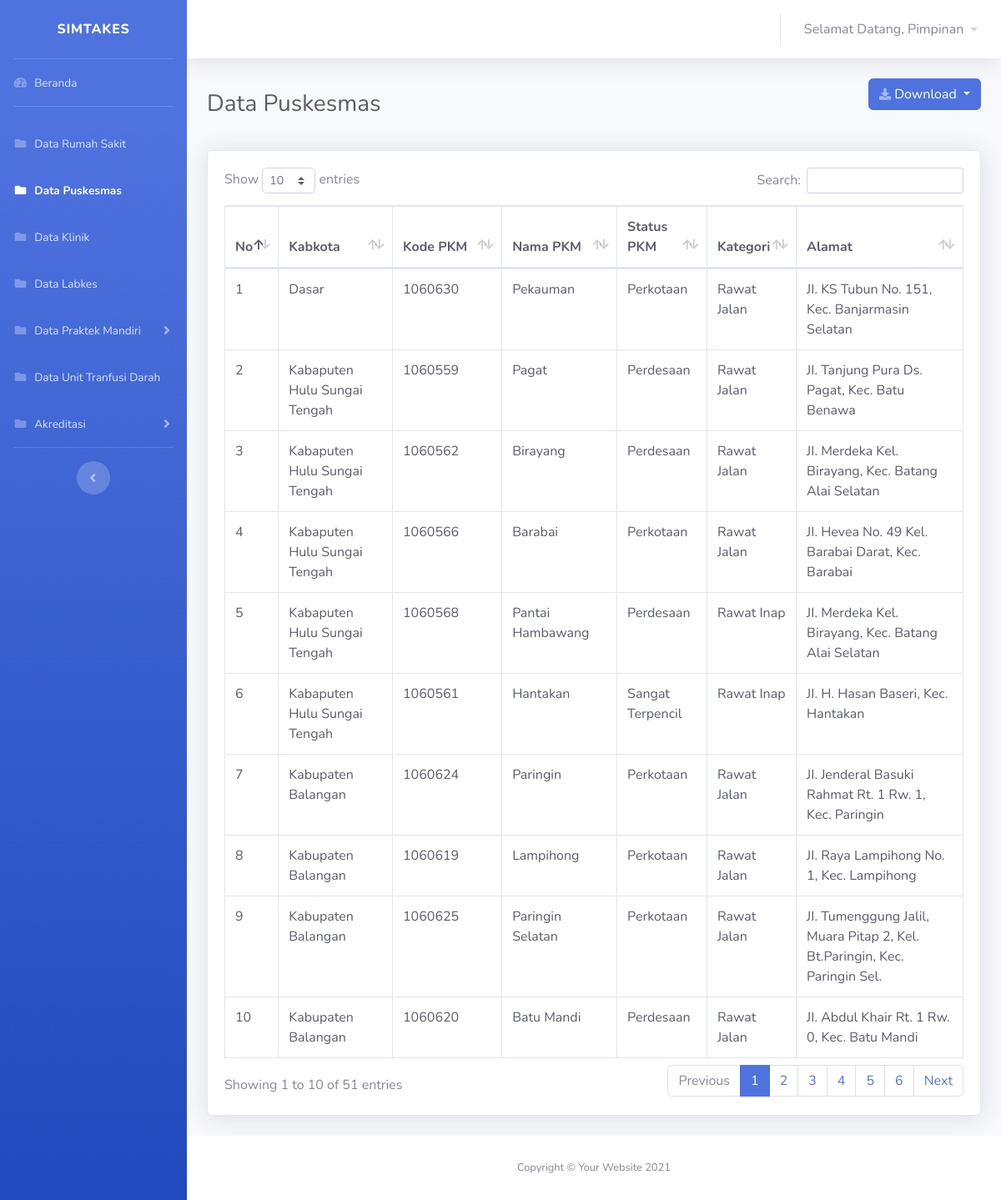
Page /views/pimpinan/puskesmas/puskesmas.php (signed in) on the committed database.
### tables this page shows
CREATE TABLE `user` (
  `id_user` int(11) NOT NULL,
  `username` varchar(30) NOT NULL,
  `nama` varchar(100) NOT NULL,
  `password` varchar(30) NOT NULL,
  `id_role` int(11) NOT NULL
);

CREATE TABLE `data_pkm` (
  `idx` int(11) NOT NULL,
  `kabkota` varchar(50) NOT NULL,
  `kodepkm` varchar(50) NOT NULL,
  `namapkm` varchar(50) NOT NULL,
  `statuspkm` varchar(50) NOT NULL,
  `kategori` varchar(50) NOT NULL,
  `alamat` varchar(255) NOT NULL
);

### koneksi.php (called while the page is built, shortened)
<?php
$koneksi = mysqli_connect("localhost", "root", "", "simtakes") or die(mysqli_error($koneksi));
$username = $_SESSION['username'];
$id_role = $_SESSION['id_role'];
function query($query)
{
    global $koneksi;
    $result = mysqli_query($koneksi, $query);
    $rows = [];
    while ($row = mysqli_fetch_assoc($result)) {
        $rows[] = $row;
    }
    return $rows;
}
?>

### views/pimpinan/puskesmas/puskesmas.php (the view, shortened to what this page needs)
<?php
require '../../../koneksi.php';
$puskesmas = query("SELECT * FROM data_pkm ORDER BY kabkota");
?>
<!DOCTYPE html>
<html lang="en">
<head>
    <link href="../../../vendor/fontawesome-free/css/all.min.css" rel="stylesheet" type="text/css">
    <link href="../../../css/sb-admin-2.min.css" rel="stylesheet">
    <link href="../../../vendor/datatables/dataTables.bootstrap4.min.css" rel="stylesheet">
</head>
<body id="page-top">
    <div id="wrapper">
        <ul class="navbar-nav bg-gradient-primary sidebar sidebar-dark accordion" id="accordionSidebar">
            <a class="sidebar-brand d-flex align-items-center justify-content-center" href="dashboard.php">
                <div class="sidebar-brand-text mx-3">SIMTAKES</div>
            </a>
            <hr class="sidebar-divider my-0">
            <li class="nav-item ">
                <a class="nav-link" href="../dashboard.php">
                    <i class="fas fa-fw fa-tachometer-alt"></i>
                    <span>Beranda</span></a>
            </li>
            <hr class="sidebar-divider">
            <li class="nav-item">
                <a class="nav-link" href="../rumahsakit/rumahsakit.php">
                <i class="fas fa-fw fa-folder"></i>
                    <span>Data Rumah Sakit</span></a>
            </li>
            <li class="nav-item active">
                <a class="nav-link " href="" >
                    <i class="fas fa-fw fa-folder"></i>
                    <span>Data Puskesmas</span>
                </a>
            </li>
            <li class="nav-item">
                <a class="nav-link " href="../klinik/klinik.php" >
                    <i class="fas fa-fw fa-folder"></i>
                    <span>Data Klinik</span>
                </a>
            </li>
            <li class="nav-item">
                <a class="nav-link " href="../labkes/labkes.php" >
                    <i class="fas fa-fw fa-folder"></i>
                    <span>Data Labkes</span>
                </a>
            </li>
            <li class="nav-item">
                <a class="nav-link collapsed" href="#" data-toggle="collapse" data-target="#collapsePages"
                    aria-expanded="true" aria-controls="collapsePages">
                    <i class="fas fa-fw fa-folder"></i>
                    <span>Data Praktek Mandiri</span>
                </a>
            </li>
            <li class="nav-item">
                <a class="nav-link" href="../transfusidarah/transfusidarah.php">
                <i class="fas fa-fw fa-folder"></i>
                    <span>Data Unit Tranfusi Darah</span></a>
            </li>
            <li class="nav-item">
                <a class="nav-link collapsed" href="#" data-toggle="collapse" data-target="#collapseAkreditasi"
                    aria-expanded="true" aria-controls="collapseAkreditasi">
                    <i class="fas fa-fw fa-folder"></i>
                    <span>Akreditasi</span>
                </a>
            </li>
            <hr class="sidebar-divider d-none d-md-block">
            <div class="text-center d-none d-md-inline">
                <button class="rounded-circle border-0" id="sidebarToggle"></button>
            </div>
        </ul>
        <div id="content-wrapper" class="d-flex flex-column">
            <div id="content">
                <nav class="navbar navbar-expand navbar-light bg-white topbar mb-4 static-top shadow">
                    <ul class="navbar-nav ml-auto">
                        <li class="nav-item dropdown no-arrow">
                            <a class="nav-link dropdown-toggle" href="#" id="userDropdown" role="button"
                                data-toggle="dropdown" aria-haspopup="true" aria-expanded="false">
                                <span class="mr-2 d-none d-lg-inline text-gray-600">Selamat Datang,
                                <?php $index = mysqli_query($koneksi,"SELECT nama from user where username='$username' AND id_role = '$id_role'");
                                $row = mysqli_fetch_array($index);
                                if ($row && $row["nama"] == !'') {
                                echo $row['nama'];
                                }else
                                {
                                echo "no class";
                                }
                                ?>
                                </span>
                                    <i class="fas fa-caret-down fa-sm"></i>
                            </a>
                        </li>
                    </ul>
                </nav>
                <div class="container-fluid">
                    <div class="d-sm-flex align-items-center justify-content-between mb-4">
                        <h1 class="h3 mb-0 text-gray-800">Data Puskesmas</h1>
                        <div class="d-sm-flex align-items-center justify-content-between mb-4">
                            <div class="btn-group">
                                <button type="button" class="btn btn-primary dropdown-toggle " data-toggle="dropdown" aria-haspopup="true" aria-expanded="false"><i
                                    class="fas fa-download fa-sm text-white-50"></i>
                                    Download
                                </button>
                            </div>
                        </div>
                    </div>
                        <div class="card shadow mb-4">
                            <div class="card-body">
                                <div class="table-responsive">
                                    <table class="table table-bordered text-dark" id="dataTable" width="100%" cellspacing="0">
                                        <thead>
                                            <tr>
                                            <th>No</th>
                                            <th>Kabkota</th>
                                            <th>Kode PKM</th>
                                            <th>Nama PKM</th>
                                            <th>Status PKM</th>
                                            <th>Kategori</th>
                                            <th>Alamat</th>
                                            </tr>
                                        </thead>
                                        <tbody>
                                            <?php $no = 1; ?>
                                            <?php foreach ($puskesmas as $data_pus) : ?>
                                            <tr>
                                                <td><?= $no++ ?></td>
                                                <td><?= $data_pus['kabkota'] ?></td>
                                                <td><?= $data_pus['kodepkm'] ?></td>
                                                <td><?= $data_pus['namapkm'] ?></td>
                                                <td><?= $data_pus['statuspkm'] ?></td>
                                                <td><?= $data_pus['kategori'] ?></td>
                                                <td><?= $data_pus['alamat'] ?></td>
                                            </tr>
                                            <?php endforeach ?>
                                        </tbody>
                                    </table>
                                </div>
                            </div>
                        </div>
                </div>
            </div>
            <footer class="sticky-footer bg-white">
                <div class="container my-auto">
                    <div class="copyright text-center my-auto">
                        <span>Copyright &copy; Your Website 2021</span>
                    </div>
                </div>
            </footer>
        </div>
    </div>
</body>
</html>

### rows in the picture
user: nama "Pimpinan"
data_pkm: kabkota "Dasar", kodepkm "1060630", namapkm "Pekauman", statuspkm "Perkotaan", kategori "Rawat Jalan", alamat "JI. KS Tubun No. 151, Kec. Banjarmasin Selatan"
data_pkm: kabkota "Kabaputen Hulu Sungai Tengah", kodepkm "1060559", namapkm "Pagat", statuspkm "Perdesaan", kategori "Rawat Jalan", alamat "JI. Tanjung Pura Ds. Pagat, Kec. Batu Benawa"
data_pkm: kabkota "Kabaputen Hulu Sungai Tengah", kodepkm "1060562", namapkm "Birayang", statuspkm "Perdesaan", kategori "Rawat Jalan", alamat "JI. Merdeka Kel. Birayang, Kec. Batang Alai Selatan"
data_pkm: kabkota "Kabaputen Hulu Sungai Tengah", kodepkm "1060566", namapkm "Barabai", statuspkm "Perkotaan", kategori "Rawat Jalan", alamat "JI. Hevea No. 49 Kel. Barabai Darat, Kec. Barabai"
data_pkm: kabkota "Kabaputen Hulu Sungai Tengah", kodepkm "1060568", namapkm "Pantai Hambawang", statuspkm "Perdesaan", kategori "Rawat Inap", alamat "JI. Merdeka Kel. Birayang, Kec. Batang Alai Selatan"
data_pkm: kabkota "Kabaputen Hulu Sungai Tengah", kodepkm "1060561", namapkm "Hantakan", statuspkm "Sangat Terpencil", kategori "Rawat Inap", alamat "JI. H. Hasan Baseri, Kec. Hantakan"
data_pkm: kabkota "Kabupaten Balangan", kodepkm "1060624", namapkm "Paringin", statuspkm "Perkotaan", kategori "Rawat Jalan", alamat "JI. Jenderal Basuki Rahmat Rt. 1 Rw. 1, Kec. Paringin"
data_pkm: kabkota "Kabupaten Balangan", kodepkm "1060619", namapkm "Lampihong", statuspkm "Perkotaan", kategori "Rawat Jalan", alamat "JI. Raya Lampihong No. 1, Kec. Lampihong"
data_pkm: kabkota "Kabupaten Balangan", kodepkm "1060625", namapkm "Paringin Selatan", statuspkm "Perkotaan", kategori "Rawat Jalan", alamat "JI. Tumenggung Jalil, Muara Pitap 2, Kel. Bt.Paringin, Kec. Paringin Sel."
data_pkm: kabkota "Kabupaten Balangan", kodepkm "1060620", namapkm "Batu Mandi", statuspkm "Perdesaan", kategori "Rawat Jalan", alamat "JI. Abdul Khair Rt. 1 Rw. 0, Kec. Batu Mandi"
